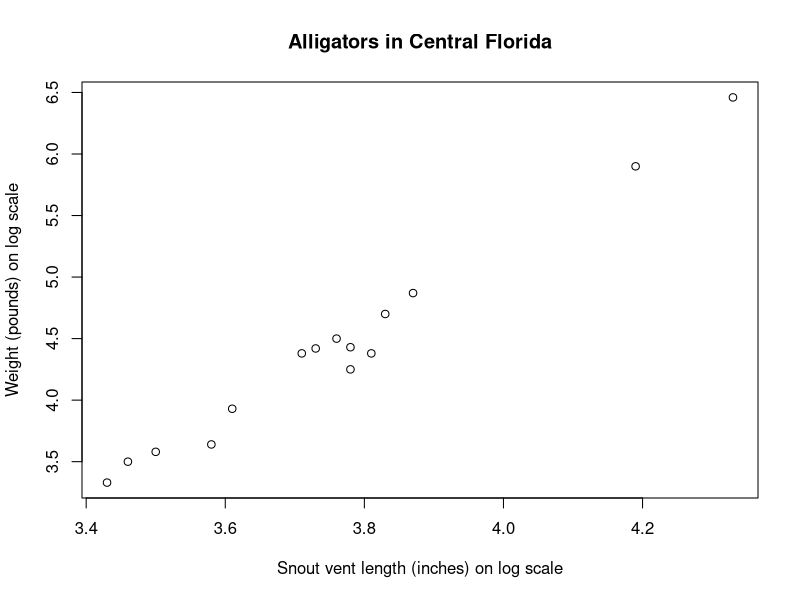

The R source for this figure:
## Write a function to realize gradient descent in R. 
## Understand how learning rate affects convergence.
## create testing dataframe
alligator = data.frame(
  lnLength = c(3.87, 3.61, 4.33, 3.43, 3.81, 3.83, 3.46, 3.76,
               3.50, 3.58, 4.19, 3.78, 3.71, 3.73, 3.78),
  lnWeight = c(4.87, 3.93, 6.46, 3.33, 4.38, 4.70, 3.50, 4.50,
               3.58, 3.64, 5.90, 4.43, 4.38, 4.42, 4.25)
)

plot(lnWeight ~ lnLength, data = alligator,
       xlab = "Snout vent length (inches) on log scale",
       ylab = "Weight (pounds) on log scale",
       main = "Alligators in Central Florida"
)


## liner model
model1=lm(lnWeight ~ lnLength, data = alligator )
summary(model1)
coef(model1)
## coeficient is 3.431098 
## Gradient Descent Function

## set learning rate
##